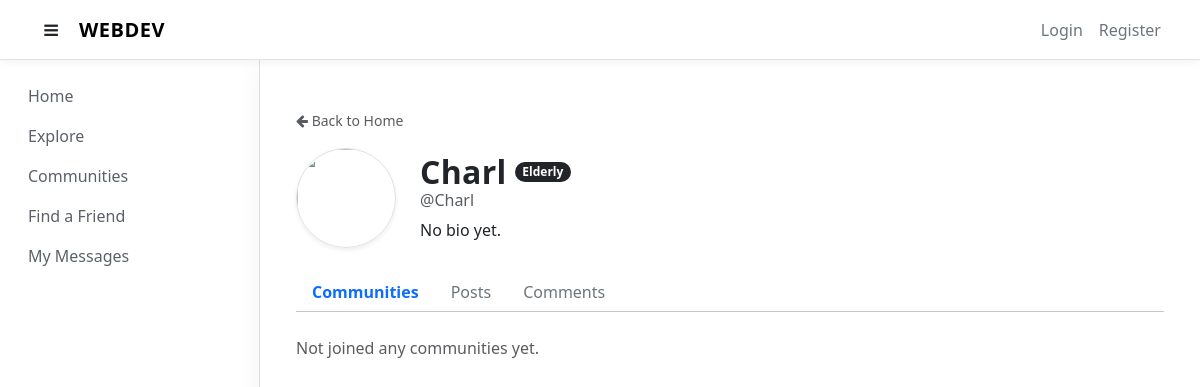
Screenshot of /userprofile/Charl with the database file from the repository.
### tables this page shows
CREATE TABLE user_profiles (
            user_id INTEGER PRIMARY KEY,
            display_name TEXT NOT NULL,
            bio TEXT,
            FOREIGN KEY (user_id) REFERENCES users(user_id) ON DELETE CASCADE
        );

CREATE TABLE users (
            user_id INTEGER PRIMARY KEY AUTOINCREMENT,
            username TEXT UNIQUE NOT NULL,
            password TEXT NOT NULL,
            email TEXT NOT NULL,
            phone TEXT NOT NULL,
            age INT NOT NULL
        );

### main.py (the view)
@app.route('/userprofile/<username>')
def userprofile(username):
    conn = get_db()
    viewer_id = session.get('user_id', 0)
    profile = conn.execute("""
        SELECT u.user_id, u.username, u.email, u.phone, u.age,
               p.display_name, p.bio
        FROM users u
        JOIN user_profiles p ON u.user_id = p.user_id
        WHERE u.username = ?
    """, (username,)).fetchone()
    if not profile:
        return "Profile not found", 404
    profile_owner_id = profile['user_id']
    user_communities = conn.execute("""
        SELECT c.community_id, c.name, c.description
        FROM community_members cm
        JOIN communities c ON cm.community_id = c.community_id
        WHERE cm.user_id = ?
        ORDER BY c.name
    """, (profile_owner_id,)).fetchall()
    posts = conn.execute("""
        SELECT p.post_id, p.title, p.content, p.created_at,
               p.image_url AS image_path,
               c.community_id, c.name AS community_name,
               u.username,
               (SELECT COUNT(*) FROM post_likes WHERE post_id = p.post_id) AS like_count,
               (SELECT 1 FROM post_likes WHERE post_id = p.post_id AND user_id = ?) AS user_liked
        FROM posts p
        JOIN communities c ON p.community_id = c.community_id
        JOIN users u ON p.user_id = u.user_id
        WHERE p.user_id = ?
        ORDER BY p.created_at DESC
    """, (viewer_id, profile_owner_id)).fetchall()
    comments = conn.execute("""
        SELECT cm.comment_id, cm.content, cm.created_at,
               p.post_id, p.title AS post_title,
               c.community_id, c.name AS community_name,
               u.username,
               (SELECT COUNT(*) FROM comment_likes WHERE comment_id = cm.comment_id) AS like_count,
               (SELECT 1 FROM comment_likes WHERE comment_id = cm.comment_id AND user_id = ?) AS user_liked
        FROM comments cm
        JOIN posts p ON cm.post_id = p.post_id
        JOIN communities c ON p.community_id = c.community_id
        JOIN users u ON cm.user_id = u.user_id
        WHERE cm.user_id = ?
        ORDER BY cm.created_at DESC
    """, (viewer_id, profile_owner_id)).fetchall()
    return render_template(
        'userprofile.html',
        profile=profile,
        communities=user_communities,
        posts=posts,
        comments=comments
    )

### helpers.py (called while the page is built)
def connect_db():
    sql = sqlite3.connect(DATABASE)
    sql.row_factory = sqlite3.Row
    sql.execute("PRAGMA foreign_keys = ON")
    return sql

def get_db():
    if not hasattr(g, 'sqlite3_db'):
        g.sqlite3_db = connect_db()
    return g.sqlite3_db

### main.py (called while the page is built)
def mention_to_link(text):
    if not text:
        return ""
    mention_pattern = r'@(\w+)'
    def replace_with_link(match):
        clean_username = match.group(1)
        conn = get_db()
        user_exists = conn.execute(
            "SELECT 1 FROM users WHERE username = ?", (clean_username,)
        ).fetchone()
        if user_exists:
            link = url_for('userprofile', username=clean_username)
            return f'<a href="{link}" class="text-primary text-decoration-none fw-bold">@{clean_username}</a>'
        return f'@{clean_username}'
    return re.sub(mention_pattern, replace_with_link, text)

### templates/userprofile.html (shortened to what this page needs)
{% extends 'base.html' %}
{% block body %}
<div class="container mt-4">
    <div class="mb-3">
        <a href="{{ url_for('index') }}" class="text-decoration-none text-muted small">
            <i class="fa fa-arrow-left"></i> Back to Home
        </a>
    </div>
    <div class="d-flex align-items-center mb-4">
        <div class="flex-shrink-0">
            <img src="{{ url_for('static', filename='img.png') }}" class="img-fluid rounded-circle border shadow-sm" style="width:100px; height:100px; object-fit: cover;">
        </div>
        <div class="ms-4 flex-grow-1">
            <div class="d-flex align-items-center">
                <h2 class="mb-0 me-2 fw-bold">{{ profile['display_name'] }}</h2>
                <span class="badge {{ 'bg-dark' if profile['age'] >= 60 else 'bg-primary' }} rounded-pill">
                    {{ 'Elderly' if profile['age'] >= 60 else 'Youth' }}
                </span>
            </div>
            <h6 class="text-muted mb-2">@{{ profile['username'] }}</h6>
            <p class="mb-0 text-dark">{{ profile['bio'] | mention | safe if profile['bio'] else "No bio yet." }}</p>
        </div>
    </div>
    <ul class="nav nav-tabs border-0" id="profileTabs" role="tablist">
        <li class="nav-item">
            <button class="nav-link active border-0 bg-transparent" id="communities-tab" data-bs-toggle="tab" data-bs-target="#communities" type="button" role="tab">Communities</button>
        </li>
        <li class="nav-item">
            <button class="nav-link border-0 bg-transparent" id="posts-tab" data-bs-toggle="tab" data-bs-target="#posts" type="button" role="tab">Posts</button>
        </li>
        <li class="nav-item">
            <button class="nav-link border-0 bg-transparent" id="comments-tab" data-bs-toggle="tab" data-bs-target="#comments" type="button" role="tab">Comments</button>
        </li>
    </ul>
    <hr class="mt-0 mb-4">
    <div class="tab-content">
        <div class="tab-pane fade show active" id="communities" role="tabpanel">
            <div class="row g-3">
                {% if communities %}
                    {% for c in communities %}
                    <div class="col-md-4">
                        <div class="card h-100 shadow-sm border-0">
                            <div class="card-body d-flex flex-column">
                                <h5 class="card-title fw-bold">{{ c['name'] }}</h5>
                                <p class="card-text text-muted small">{{ c['description'] or "No description available." }}</p>
                                <a href="{{ url_for('community', community_id=c['community_id']) }}" class="btn btn-sm btn-outline-primary mt-auto rounded-pill">View Community</a>
                            </div>
                        </div>
                    </div>
                    {% endfor %}
                {% else %}
                    <p class="text-muted px-2 italic">Not joined any communities yet.</p>
                {% endif %}
            </div>
        </div>
    </div>
</div>
{% endblock %}

### static/main.css (style rules this page uses)
body { height: 100%; overflow-y: hidden; background: linear-gradient(to bottom, #f8f9fa, #f2f4f7); }
a { color: #5B616A; }
h1, h2, h3, h4, h5 { letter-spacing: 0.3px; }
p { line-height: 1.6; }

### templates/userprofile.html (style rules this page uses)
.nav-link { cursor: pointer; color: #6c757d; font-weight: 500; }
.nav-link.active { color: #0d6efd !important; font-weight: 700; }

### rows the page displays
user_profiles: display_name "Charl", bio|mention "No bio yet."
users: age "Elderly", username "Charl"
